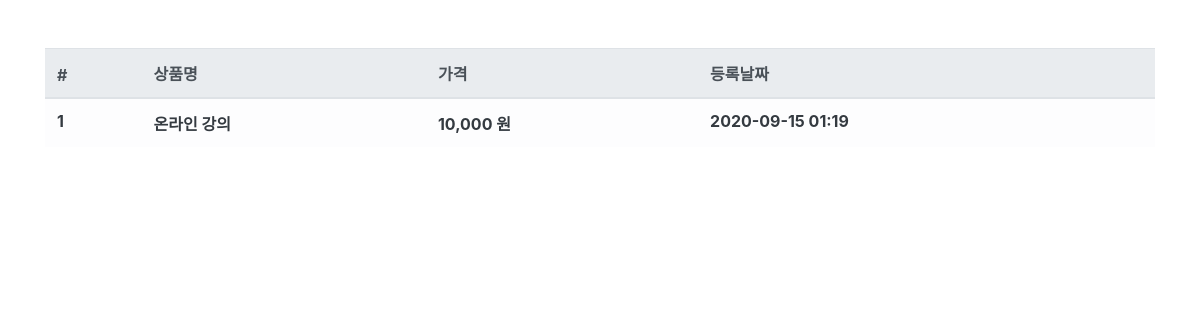
/product/, run on an earlier commit of the app's database.
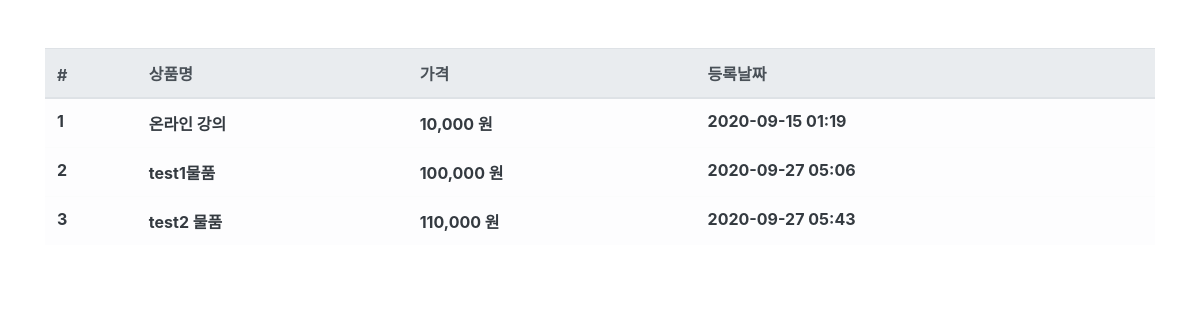
And on a later commit of the database.
### product/models.py (models this page shows, shortened)
class Product(models.Model):
    objects = models.Manager()
    name = models.CharField(max_length=256, verbose_name='상품명')
    price = models.IntegerField(verbose_name='상품가격')
    description = models.TextField(verbose_name='상품설명')
    stuck = models.IntegerField(verbose_name='재고')
    register_date = models.DateTimeField(
        auto_now_add=True, verbose_name='등록날짜')
    class Meta:
        db_table = 'shop_product'  # 테이블명 지정
        verbose_name = '상품'
        verbose_name_plural = '상품'  # 복수형

### product/views.py (the view)
# urls.py: path('product/', ProductList.as_view()),
class ProductList(ListView):
    model = Product
    template_name = 'product.html'
    context_object_name = 'product_list'

### product/templates/product.html
{%extends 'base.html'%}
{% load humanize %}
{%block contents%}
<div class="row mt-5">
    <div class="col-12">
        <table class="table table-light">
            <thead class="thead-light">
                <tr>
                    <th scope="col">#</th>
                    <th scope="col">상품명</th>
                    <th scope="col">가격</th>
                    <th scope="col">등록날짜</th>
                </tr>
            </thead>
            <tbody class="text-dark">
                {%for product in product_list%}
                <tr>
                    <th scope="row">{{product.id}}</th>
                    <th scope="row">{{product.name}}</th>
                    <th scope="row">{{product.price | intcomma}} 원</th>
                    <th scope="row">{{product.register_date|date:'Y-m-d H:i' }}</th>
                </tr>
                {%endfor%}
            </tbody>
        </table>
    </div>
</div>
{%endblock%}

### shopuser/templates/base.html (shortened to what this page needs)
<html lang="en">
<head>
    <link rel="stylesheet" href="https://stackpath.bootstrapcdn.com/bootstrap/4.5.2/css/bootstrap.min.css"
>
</head>
<body>
    <div class="container">
        {% block contents %}
        {% endblock %}
    </div>
</body>
</html>

What changed in the data, as far as the page shows it:
added Product: id "2", name "test1물품", price "100,000", register_date "2020-09-27 05:06"
added Product: id "3", name "test2 물품", price "110,000", register_date "2020-09-27 05:43"
